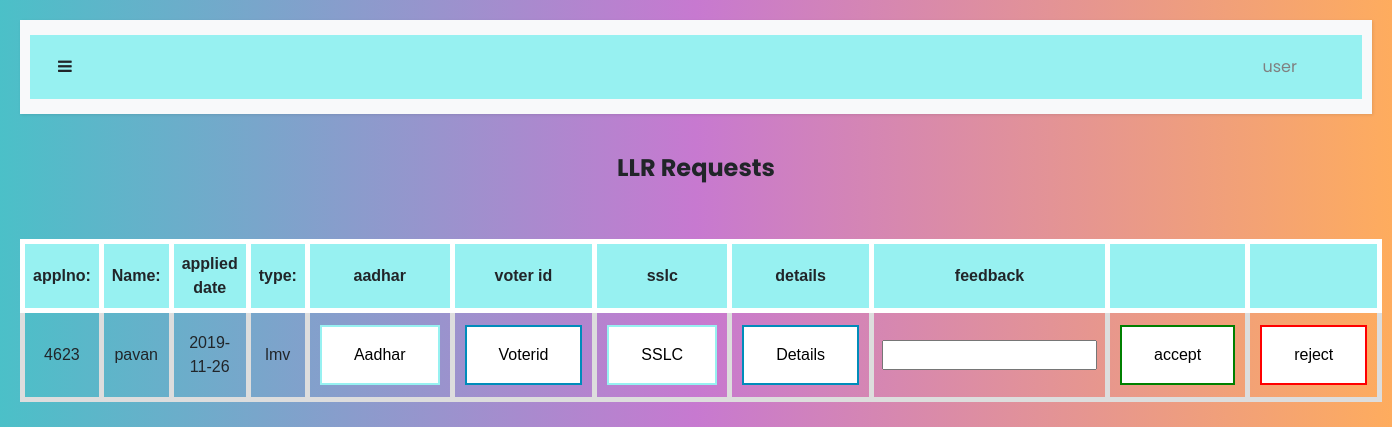
Page /adminllr (signed in) on the committed database.
### tables this page shows
CREATE TABLE "llr" (
	`applno`	INTEGER NOT NULL PRIMARY KEY AUTOINCREMENT,
	`firstname`	TEXT,
	`lastname`	TEXT,
	`fathername`	TEXT,
	`email`	TEXT,
	`address`	TEXT,
	`pincode`	INTEGER,
	`city`	TEXT,
	`district`	TEXT,
	`state`	TEXT,
	`country`	TEXT,
	`dob`	TEXT,
	`age`	INTEGER,
	`gender`	TEXT,
	`phone`	INTEGER,
	`bloodgroup`	TEXT,
	`currentdate`	TEXT,
	`expirydate`	TEXT,
	`status`	TEXT,
	`type`	TEXT,
	`rto`	TEXT,
	`feedback`	TEXT,
	`llrno`	TEXT,
	`admindate`	TEXT
);

### login.py (the view)
@app.route('/adminllr',methods=['GET','POST'])
def adminllr():
    with sqlite3.connect('r.db') as con:
            cur=con.cursor()
            try:
                if(cur.execute("SELECT firstname,email,age,city,gender,currentdate,type,applno FROM llr WHERE status=?",("pending",))):
                    data=cur.fetchall()
                    return render_template('adminllr.html',data=data)
                else:
                    flash("no user requests","warning")
                    return render_template('empdashboard.html')
            except:
                flash("no user requests","warning")
                return render_template('empdashboard.html')

### templates/adminllr.html (shortened to what this page needs)
{% extends "layout.html" %}
{% block body %}
<center><h4><b>LLR Requests</b></h4><br><br>
{%if data%}
    <table>
        <tr>
            <th>applno:</th>
           <th>Name:</th>
            <th>applied date</th>
            <th>type:</th>
            <th>aadhar</th>
            <th>voter id</th>
            <th>sslc</th>
            <th>details</th>
            <th>feedback</th>
            <th> </th>
            <th> </th>
        </tr>
        {% for row in data %}
        <form method=post  action="/edit/{{ row[1] }}">
        <tr>
            <td>{{row[7]}}</td>
            <td>{{row[0]}}</td>
            <td>{{row[5]}}</td>
            <td>{{row[6]}}</td>
            <td><a href="/aadhar/{{ row[1] }}"><button type="button" class="button button1">Aadhar</button></a></td>
            <td><a href="/voterid/{{ row[1] }}"><button type="button" class="button button2">Voterid</button></a></td>
            <td><a href="/sslc/{{ row[1] }}"><button type="button" class="button button1">SSLC</button></a></td>
            <td><a href="/details/{{ row[1] }}"><button type="button" class="button button2">Details</button></a></td>
            <td><input type="text" name="feedback"></td>
            <td><input type="submit" name="action" class="button button3" value="accept"></td>
            <td><input type="submit" name="action" class="button button4" value="reject"></td>
        </tr>
    </form>
{% endfor %}
    </table>
{%else%}
<center>
    <br><br>
    <p> No Requests for LLR</p>
</center>
        {%endif%}
{% endblock%}

### templates/navbar.html (style rules this page uses)
body { font-family: 'Poppins', sans-serif; background: #fafafa; }
a, a:hover, a:focus { color: inherit; text-decoration: none; transition: all 0.3s; }

### templates/adminllr.html (style rules this page uses)
.button { background-color: rgb(151, 241, 241); border: none; color: white; padding: 16px 32px; text-align: center; text-decoration: none; display: inline-block; font-size: 16px; margin: 4px 2px; -webkit-transition-duration: 0.4s; transition-duration: 0.4s; cursor: pointer; }
.button1 { background-color: white; color: black; border: 2px solid rgb(151, 241, 241); }
table { font-family: arial, sans-serif; border-collapse: collapse; width: 100%; }
th { border: 5px solid white; text-align: center; background-color: rgb(151, 241, 241); padding: 8px; }
td { border: 5px solid #dddddd; text-align: center; padding: 8px; }

### templates/layout.html (style rules this page uses)
body { background: #FEAC5E; background: -webkit-linear-gradient(to right, #4BC0C8, #C779D0, #FEAC5E); background: linear-gradient(to right, #4BC0C8, #C779D0, #FEAC5E); }
.button { background-color: rgb(151, 241, 241); border: none; color: white; padding: 16px 32px; text-align: center; text-decoration: none; display: inline-block; font-size: 16px; margin: 4px 2px; -webkit-transition-duration: 0.4s; transition-duration: 0.4s; cursor: pointer; }
.button1 { background-color: white; color: black; border: 2px solid rgb(151, 241, 241); }
.button2 { background-color: white; color: black; border: 2px solid #008CBA; }
.button3 { background-color: white; color: black; border: 2px solid green; }
.button4 { background-color: white; color: black; border: 2px solid red; }

### rows in the picture
llr: applno "4623", firstname "pavan", currentdate "2019-11-26", type "lmv"

### other values in the picture
{{ session.get('logname') }} "user"
